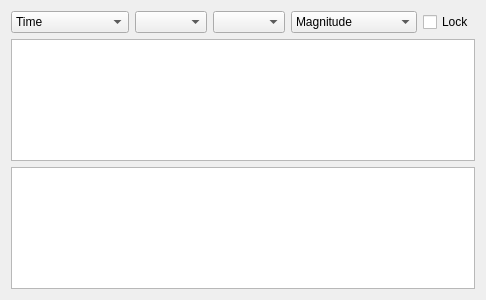
<?xml version="1.0" encoding="UTF-8"?>
<ui version="4.0">
 <class>Form</class>
 <widget class="QWidget" name="Form">
  <property name="geometry">
   <rect>
    <x>0</x>
    <y>0</y>
    <width>442</width>
    <height>300</height>
   </rect>
  </property>
  <property name="windowTitle">
   <string>Form</string>
  </property>
  <layout class="QVBoxLayout" name="verticalLayout">
   <item>
    <layout class="QHBoxLayout" name="button_layout">
     <item>
      <widget class="QComboBox" name="signal_selector">
       <property name="toolTip">
        <string>Select the type of data to look at.</string>
       </property>
       <item>
        <property name="text">
         <string>Time</string>
        </property>
       </item>
       <item>
        <property name="text">
         <string>Windowed Time</string>
        </property>
       </item>
       <item>
        <property name="text">
         <string>Spectrum</string>
        </property>
       </item>
       <item>
        <property name="text">
         <string>Autospectrum</string>
        </property>
       </item>
       <item>
        <property name="text">
         <string>FRF</string>
        </property>
       </item>
       <item>
        <property name="text">
         <string>Coherence</string>
        </property>
       </item>
       <item>
        <property name="text">
         <string>FRF Coherence</string>
        </property>
       </item>
       <item>
        <property name="text">
         <string>Reciprocity</string>
        </property>
       </item>
      </widget>
     </item>
     <item>
      <widget class="QComboBox" name="response_coordinate_selector">
       <property name="toolTip">
        <string>Select the channel to look at.</string>
       </property>
       <property name="sizeAdjustPolicy">
        <enum>QComboBox::AdjustToContents</enum>
       </property>
      </widget>
     </item>
     <item>
      <widget class="QComboBox" name="reference_coordinate_selector">
       <property name="toolTip">
        <string>Select the reference to look at.</string>
       </property>
       <property name="sizeAdjustPolicy">
        <enum>QComboBox::AdjustToContents</enum>
       </property>
      </widget>
     </item>
     <item>
      <widget class="QComboBox" name="data_type_selector">
       <property name="toolTip">
        <string>Select how the data is displayed.</string>
       </property>
       <item>
        <property name="text">
         <string>Magnitude</string>
        </property>
       </item>
       <item>
        <property name="text">
         <string>Magnitude/Phase</string>
        </property>
       </item>
       <item>
        <property name="text">
         <string>Real</string>
        </property>
       </item>
       <item>
        <property name="text">
         <string>Imaginary</string>
        </property>
       </item>
       <item>
        <property name="text">
         <string>Real/Imaginary</string>
        </property>
       </item>
      </widget>
     </item>
     <item>
      <widget class="QCheckBox" name="lock_response_checkbox">
       <property name="toolTip">
        <string>Locks the channel so it does not update when the increment channels buttons are clicked.  Channel can still be manually changed.</string>
       </property>
       <property name="text">
        <string>Lock</string>
       </property>
      </widget>
     </item>
     <item>
      <spacer name="button_spacer">
       <property name="orientation">
        <enum>Qt::Horizontal</enum>
       </property>
       <property name="sizeHint" stdset="0">
        <size>
         <width>40</width>
         <height>20</height>
        </size>
       </property>
      </spacer>
     </item>
    </layout>
   </item>
   <item>
    <widget class="PlotWidget" name="primary_plot"/>
   </item>
   <item>
    <widget class="PlotWidget" name="secondary_plot"/>
   </item>
  </layout>
 </widget>
 <customwidgets>
  <customwidget>
   <class>PlotWidget</class>
   <extends>QGraphicsView</extends>
   <header location="global">pyqtgraph</header>
  </customwidget>
 </customwidgets>
 <resources/>
 <connections/>
</ui>
